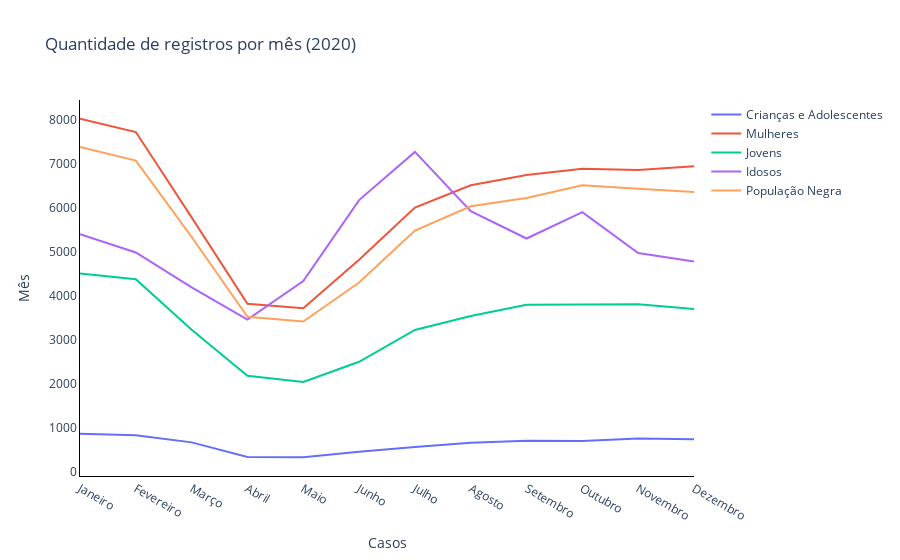

Source (notebook cell):
### Markdown cell above
##### Primeiro gráfico de linhas

### Code cell
# Criando a figura
fig_line = go.Figure()

# Adicionando os traços de cada coluna
fig_line.add_trace(go.Scatter(x = df_line['mes'], y = df_line['Crianças e Adolescentes'], mode = 'lines', name = 'Crianças e Adolescentes'))
fig_line.add_trace(go.Scatter(x = df_line['mes'], y = df_line['mulheres'], mode = 'lines', name = 'Mulheres'))
fig_line.add_trace(go.Scatter(x = df_line['mes'], y = df_line['jovens'], mode = 'lines', name = 'Jovens'))
fig_line.add_trace(go.Scatter(x = df_line['mes'], y = df_line['idosos'], mode = 'lines', name = 'Idosos'))
fig_line.add_trace(go.Scatter(x = df_line['mes'], y = df_line['População Negra'], mode = 'lines', name = 'População Negra'))

# Ajustando o layout
fig_line.update_layout(
    title = 'Quantidade de registros por mês (2020)',
    xaxis_title = 'Casos',
    yaxis_title = 'Mês',
    plot_bgcolor = 'white'
    )

fig_line.update_xaxes(showline = True, linewidth = 1, linecolor = 'black')
fig_line.update_yaxes(showline = True, linewidth = 1, linecolor = 'black')

fig_line.show()

### Figure 1 — Plotly figure (JSON) as saved in the notebook; plotly's stock layout.template omitted (floating-point values rounded to 4 significant figures)
{"data": [{"mode": "lines", "name": "Crianças e Adolescentes", "type": "scatter", "x": ["Janeiro", "Fevereiro", "Março", "Abril", "Maio", "Junho", "Julho", "Agosto", "Setembro", "Outubro", "Novembro", "Dezembro"], "y": [873, 836, 675, 345, 338, 464, 568, 668, 712, 703, 761, 744]}, {"mode": "lines", "name": "Mulheres", "type": "scatter", "x": ["Janeiro", "Fevereiro", "Março", "Abril", "Maio", "Junho", "Julho", "Agosto", "Setembro", "Outubro", "Novembro", "Dezembro"], "y": [8021, 7721, 5782, 3822, 3721, 4822, 6005, 6512, 6745, 6887, 6860, 6943]}, {"mode": "lines", "name": "Jovens", "type": "scatter", "x": ["Janeiro", "Fevereiro", "Março", "Abril", "Maio", "Junho", "Julho", "Agosto", "Setembro", "Outubro", "Novembro", "Dezembro"], "y": [4511, 4379, 3230, 2187, 2048, 2505, 3228, 3544, 3797, 3803, 3808, 3701]}, {"mode": "lines", "name": "Idosos", "type": "scatter", "x": ["Janeiro", "Fevereiro", "Março", "Abril", "Maio", "Junho", "Julho", "Agosto", "Setembro", "Outubro", "Novembro", "Dezembro"], "y": [5400, 4986, 4196, 3463, 4339, 6176, 7269, 5923, 5303, 5901, 4973, 4782]}, {"mode": "lines", "name": "População Negra", "type": "scatter", "x": ["Janeiro", "Fevereiro", "Março", "Abril", "Maio", "Junho", "Julho", "Agosto", "Setembro", "Outubro", "Novembro", "Dezembro"], "y": [7382, 7073, 5338, 3527, 3419, 4305, 5482, 6034, 6224, 6510, 6435, 6357]}], "layout": {"plot_bgcolor": "white", "title": {"text": "Quantidade de registros por mês (2020)"}, "xaxis": {"linecolor": "black", "linewidth": 1, "showline": true, "title": {"text": "Casos"}}, "yaxis": {"linecolor": "black", "linewidth": 1, "showline": true, "title": {"text": "Mês"}}}}
